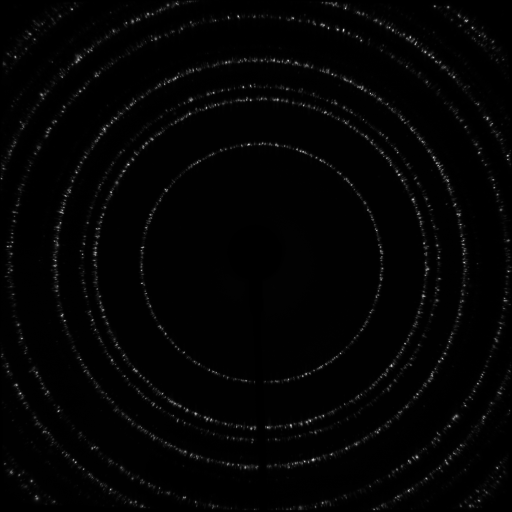
%> input picture Data/max1.pgm, 1024 x 1024 px (shown at 1/2 size)
$ octave --eval "result = preProcess(imread('Data/max1.pgm'));"   (GNU Octave 9; MATLAB toolbox functions it lacks are replaced by stand-ins)
%> lines starting %> are read from the running program, lines starting %| are printed output that depends on the picture; in (x1, y1, x2, y2) boxes, pixels count from 0 and x2, y2 are one past the last pixel; in counts of white or black regions, pixels touching at a corner belong together; the program's own positions count from 1
function binary_img = preProcess(img)
% Input:    img contains raw image sent here just after reading from file.
% Output:   Pre-Procesed Binary Image
global pd;
global const;

MaxPixelValue = 255;  % Highest grey Level required

pd.All=[];

%   For fold.png
%     pd.origImg = img;

%   Convert gray if colored image
    if (size(img,3)>1)
        img=rgb2gray(img);
    end
    img=double(img);

% Make Full Size Visible Image
    pd.normFull=(img-min(img(:)))/(max(img(:))-min(img(:)))*255;
    pd.normFull = img;
    imshow(pd.normFull);
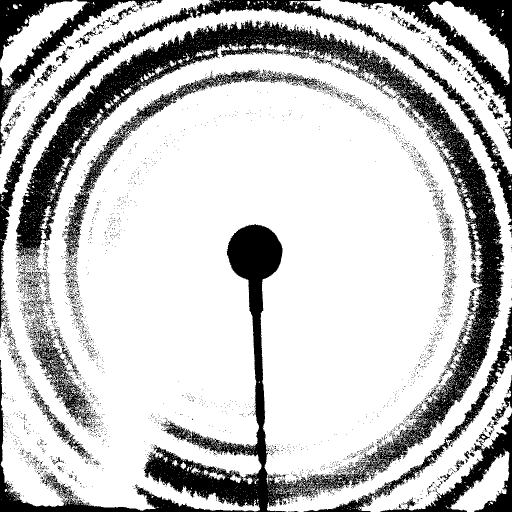
%> displayed picture: size 1024x1024, on the screen's scale of 0 to 255 (shown at 1/2 size); 76.8% white; 4451 black regions (4286 under 20 px), largest, box (x1, y1, x2, y2) and area: (0, 41, 1009, 1024) 131876, (0, 0, 1024, 659) 24727, (678, 0, 1024, 298) 16350

    pd.norSmoothFull = conv2(pd.normFull,fspecial('gaussian',2,1),'same'); %Smoothing using 2x2 guassian
    ntyPerc = quantile(pd.norSmoothFull(:),.9); %ntyPerc = 90th percentile
%> ntyPerc = 7.25
    pd.normSmoothBinarFull = pd.norSmoothFull > ntyPerc; % Get binary images. A normalized, smoothed and binarized image
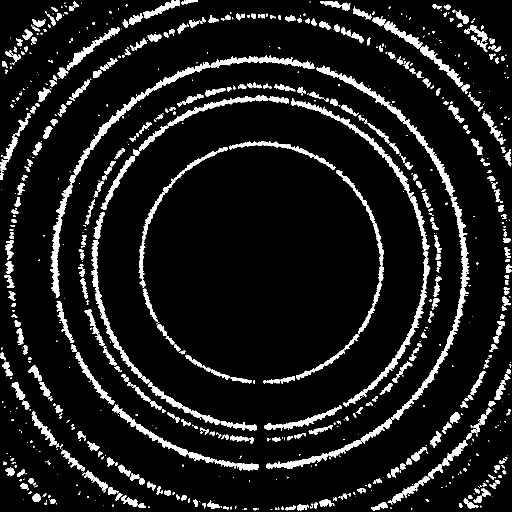
%> pd.normSmoothBinarFull: size 1024x1024 logical (shown at 1/2 size); 9.8% white; 920 white regions (444 under 20 px), largest, box (x1, y1, x2, y2) and area: (633, 131, 909, 393) 3787, (147, 124, 421, 351) 3441, (687, 514, 861, 814) 2897
    pd.fullSizeImage = pd.normSmoothBinarFull;

%   For fold.png
%     pd.fullSizeImage = origImg;

    pre_filename='';
%> (the run ends here)
